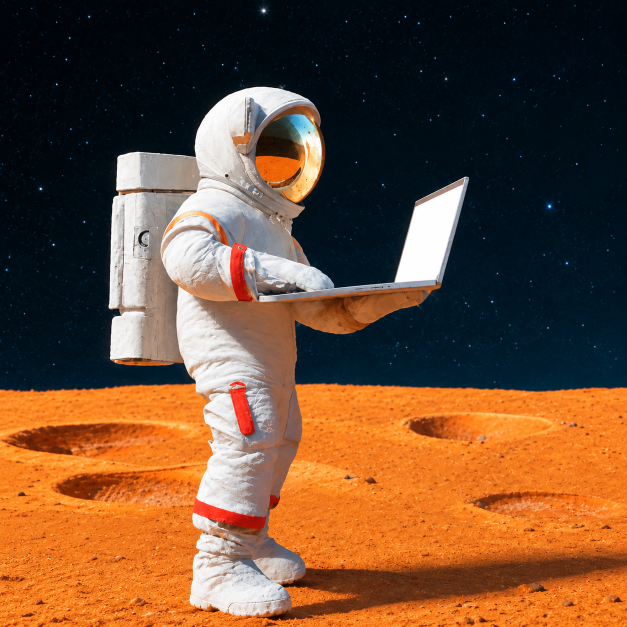
#> input picture myOne.png, 1254 x 1254 px (shown at 1/2 size)
$ python image_resizing.py
#> lines starting #> are read from the running program, lines starting #| are printed output that depends on the picture
import cv2

image = cv2.imread("myOne.png")
#> image is the input picture: shape (1254, 1254, 3); mean B, G, R 52.9, 77.8, 112.4

if image is None:
            print("Image not Found !")
            exit()


print("Original Image Dimenstions",image.shape)
#| Original Image Dimenstions (1254, 1254, 3)

resize_img = cv2.resize(image,(300,500)) # width or height built in resize function
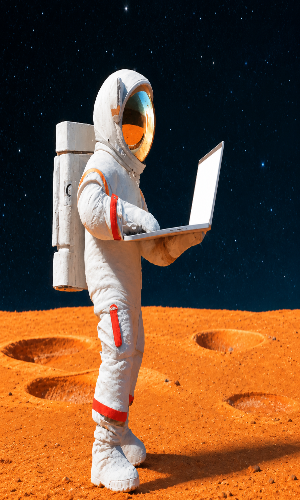
#> resize_img: shape (500, 300, 3); mean B, G, R 52.7, 77.7, 112.3

# Shrinking an img
small_img = cv2.resize(image,(600,600),interpolation=cv2.INTER_AREA)
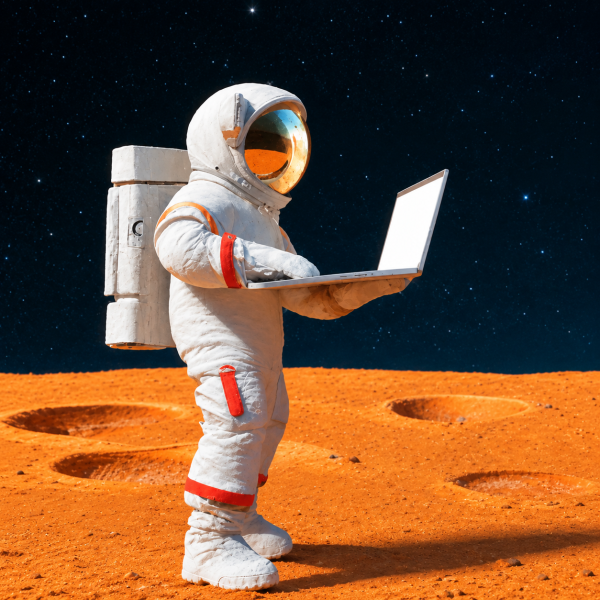
#> small_img: shape (600, 600, 3); mean B, G, R 52.9, 77.8, 112.4

# Enlarging an img
large_img = cv2.resize(image,(2000,2000),interpolation=cv2.INTER_CUBIC)

cv2.imshow("Original Image ",image)
cv2.imshow("Resize Image ",resize_img)

cv2.imwrite("outputs/small.png",small_img)
cv2.imwrite("outputs/large.png",large_img)

print("Resize Image Size :",resize_img.shape)
#| Resize Image Size : (500, 300, 3)

cv2.waitKey(0)
cv2.destroyAllWindows()
